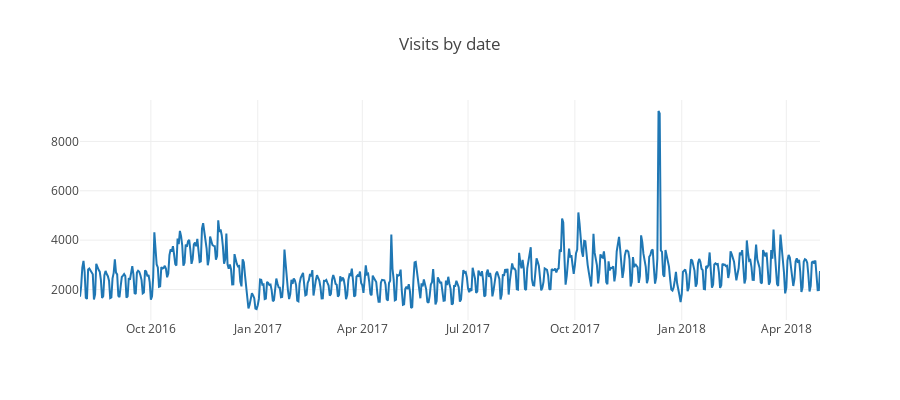

Source (notebook cell):
### Code cell
tmp = train_df['date'].value_counts().to_frame().reset_index().sort_values('index')
tmp = tmp.rename(columns = {"index" : "dateX", "date" : "visits"})

tr = go.Scatter(mode="lines", x = tmp["dateX"].astype(str), y = tmp["visits"])
layout = go.Layout(title="Visits by date", height=400)
fig = go.Figure(data = [tr], layout = layout)
iplot(fig)

### Figure 1 — Plotly figure (JSON) as saved in the notebook; plotly's stock layout.template omitted (floating-point values rounded to 4 significant figures; data arrays with more than 128 entries replaced by an {"elided": "..."} marker saying what was removed)
{"data": [{"mode": "lines", "type": "scatter", "uid": "2a96f6ae-aab2-4df5-b95a-9758099ef94b", "x": {"elided": "638 str values"}, "y": {"elided": "638 int values"}}], "layout": {"height": 400, "title": {"text": "Visits by date"}}}
